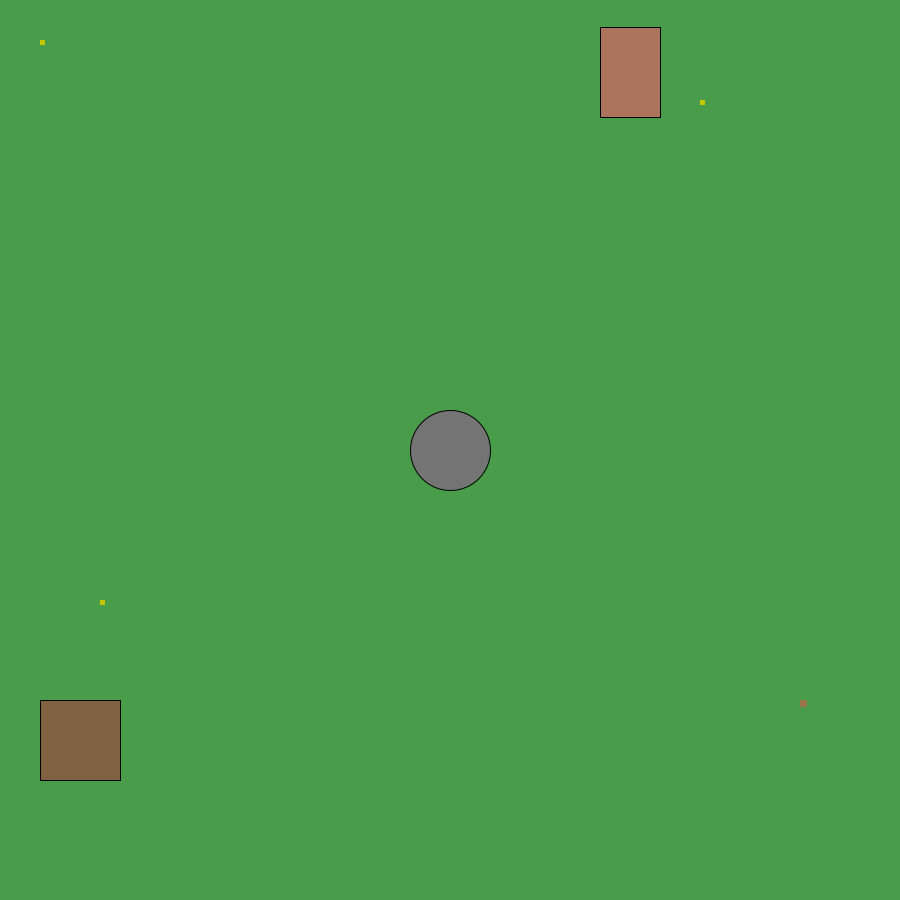
Frame 1 (no input)
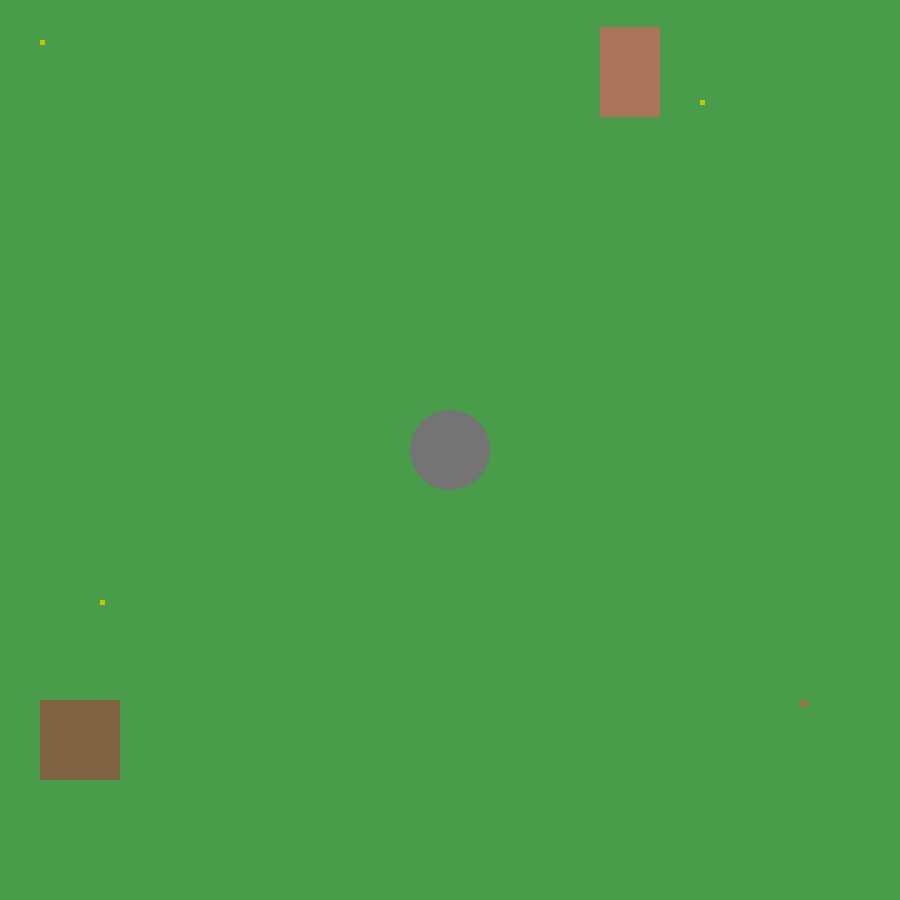
Frame 60 (the mouse pressed at the canvas centre just before this capture)
Frame 120 (the mouse held since frame 60 and released just before this capture): identical to frame 60, image omitted

The Processing sketch that drew these frames (run headless with seeded random() and noise(); from frame 60 on, the mouse is pressed at the canvas centre):

// Processing sketch: Michaels_Hunt
// ── Michaels_Hunt.pde
Characters smack = new Characters();
  int boxx=40;
  int boxy=700;
  int boxw=80;
  int boxh=80;
  void setup() {
    size(900, 900);
}


  void draw() {
    background(72, 156, 74);
    safeZones();
    otherTextures();
    smack.createPrey();
    smack.createPreyTwo();
    smack.createPreyThree();
    smack.createCharacter();
  if (keyPressed)
    smack.keyPressed();
}
  void safeZones() {
    fill(128, 97, 65);
    rect(40, 700, 80, 80);
    fill(172, 116, 92);
    rect(600, 27, 60, 90);
}

  void otherTextures(){
    fill(116, 116, 116);
    ellipse(450, 450, 80, 80);
  }

// ── Characters.pde
class Characters {
  private float MichaelSpeed = 2;
  PVector weMovin = new PVector(800, 700);
  PVector runAway = new PVector(40, 40);
  PVector runTaway = new PVector(700, 100);
  PVector runSaway = new PVector(100, 600);
  int ballx=40;
  int bally=700;
  int ballw=80;
  int ballh=80;

  public Characters() {
  }
  
  void createPrey() {
    fill(197, 197, 0);
    noStroke();
    rect(runAway.x, runAway.y, 5, 5);
  }
  
  void createPreyTwo() {
    fill(197, 197, 0);
    noStroke();
    rect(runTaway.x, runTaway.y, 5, 5);
  }
    
    void createPreyThree() {
    fill(197, 197, 0);
    noStroke();
    rect(runSaway.x, runSaway.y, 5, 5);
  }
    
  void createCharacter() {
    fill(156, 116, 74);
    noStroke();
    rect(weMovin.x, weMovin.y, 7, 7);
  }
  
  void keyPressed() {
    if (key=='w')
      weMovin.y-=MichaelSpeed;
    if (key=='s')
      weMovin.y+=MichaelSpeed;
    if (key=='d')
      weMovin.x+=MichaelSpeed;
    if (key=='a')
      weMovin.x-=MichaelSpeed;
    if (key==' ')
      MichaelSpeed=10;
    if (key=='c')
      MichaelSpeed=2;
  }
  
  //void 
  
  
}
